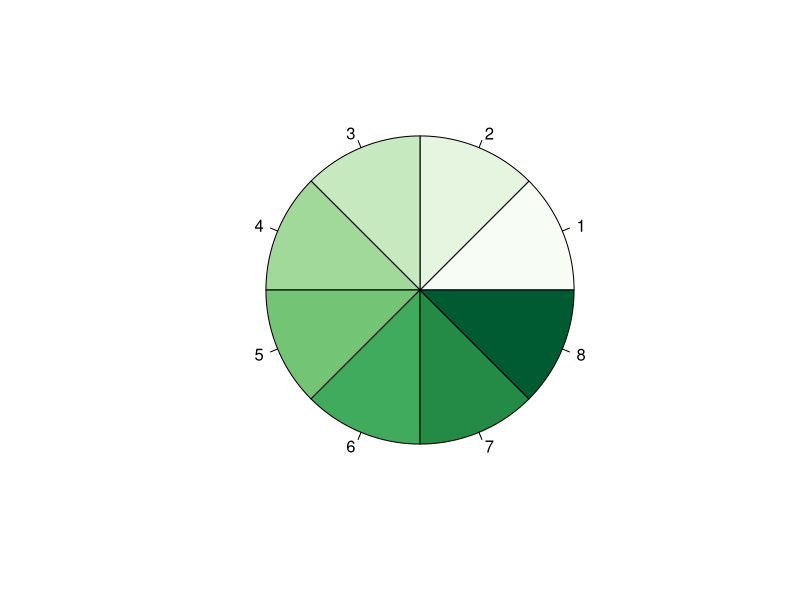

Source code (R):
# -------------------- OBJECTIVE: create example file to push to GitHub repo ----------------------------

library(RColorBrewer)

mPalette <- brewer.pal(8, 'Greens')
pie(rep(1, 8), col = mPalette)
